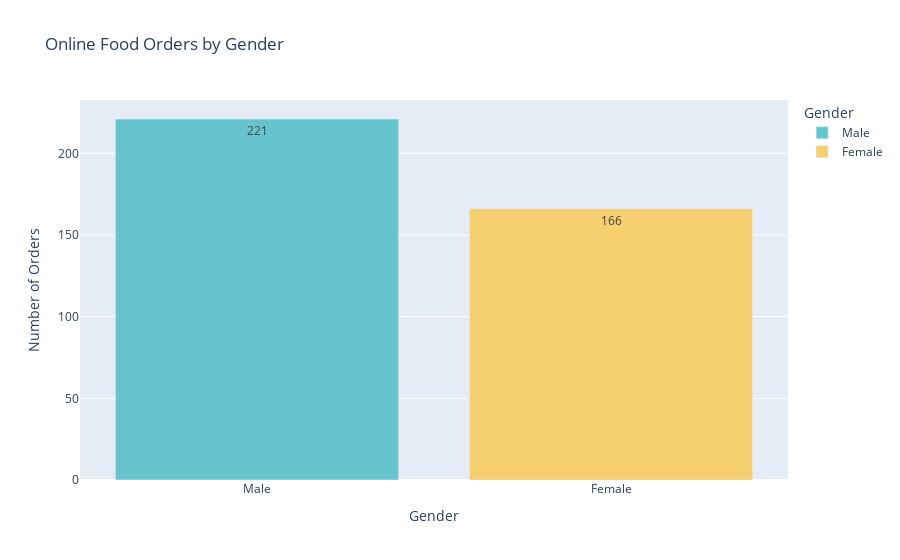

Notebook source saved alongside this figure:
### Code cell
#3. Gender-Based Ordering Preferences
df = df[df['Gender'].notnull()]
df['Gender'] = df['Gender'].str.strip().str.capitalize()

gender_counts = df['Gender'].value_counts().reset_index()
gender_counts.columns = ['Gender', 'Order Count']

fig = px.bar(gender_counts,
            x='Gender',
            y='Order Count',
            color='Gender',
            text='Order Count',
            title='Online Food Orders by Gender',
            color_discrete_sequence=px.colors.qualitative.Pastel)
fig.update_layout(xaxis_title='Gender', yaxis_title='Number of Orders')
fig.show()

### Figure 1 — Plotly figure (JSON) as saved in the notebook; plotly's stock layout.template omitted (floating-point values rounded to 4 significant figures)
{"data": [{"alignmentgroup": "True", "hovertemplate": "Gender=%{x}<br>Order Count=%{text}<extra></extra>", "legendgroup": "Male", "marker": {"color": "rgb(102, 197, 204)", "pattern": {"shape": ""}}, "name": "Male", "offsetgroup": "Male", "orientation": "v", "showlegend": true, "text": [221], "textposition": "auto", "type": "bar", "x": ["Male"], "xaxis": "x", "y": [221], "yaxis": "y"}, {"alignmentgroup": "True", "hovertemplate": "Gender=%{x}<br>Order Count=%{text}<extra></extra>", "legendgroup": "Female", "marker": {"color": "rgb(246, 207, 113)", "pattern": {"shape": ""}}, "name": "Female", "offsetgroup": "Female", "orientation": "v", "showlegend": true, "text": [166], "textposition": "auto", "type": "bar", "x": ["Female"], "xaxis": "x", "y": [166], "yaxis": "y"}], "layout": {"autosize": true, "barmode": "relative", "legend": {"title": {"text": "Gender"}, "tracegroupgap": 0}, "title": {"text": "Online Food Orders by Gender"}, "xaxis": {"anchor": "y", "autorange": true, "categoryarray": ["Male", "Female"], "categoryorder": "array", "domain": [0, 1], "range": [-0.5, 1.5], "title": {"text": "Gender"}, "type": "category"}, "yaxis": {"anchor": "x", "autorange": true, "domain": [0, 1], "range": [0, 232.6], "title": {"text": "Number of Orders"}, "type": "linear"}}}
